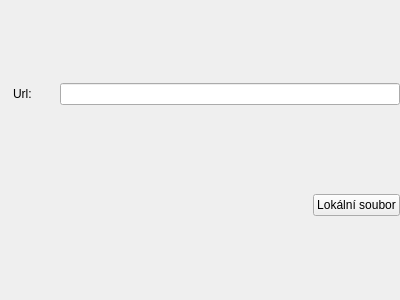
<?xml version="1.0" encoding="UTF-8"?>
<ui version="4.0">
 <class>PresentationPropertiesWidget_Web</class>
 <widget class="QWidget" name="PresentationPropertiesWidget_Web">
  <property name="geometry">
   <rect>
    <x>0</x>
    <y>0</y>
    <width>400</width>
    <height>300</height>
   </rect>
  </property>
  <property name="windowTitle">
   <string>Form</string>
  </property>
  <layout class="QGridLayout" name="gridLayout">
   <property name="leftMargin">
    <number>0</number>
   </property>
   <property name="topMargin">
    <number>0</number>
   </property>
   <property name="rightMargin">
    <number>0</number>
   </property>
   <property name="bottomMargin">
    <number>0</number>
   </property>
   <item row="0" column="2">
    <spacer name="horizontalSpacer">
     <property name="orientation">
      <enum>Qt::Horizontal</enum>
     </property>
     <property name="sizeType">
      <enum>QSizePolicy::Fixed</enum>
     </property>
     <property name="sizeHint" stdset="0">
      <size>
       <width>16</width>
       <height>20</height>
      </size>
     </property>
    </spacer>
   </item>
   <item row="0" column="1">
    <widget class="QLabel" name="label_7">
     <property name="text">
      <string>Url:</string>
     </property>
    </widget>
   </item>
   <item row="0" column="0">
    <widget class="QLabel" name="label_5">
     <property name="pixmap">
      <pixmap resource="../../../res/resources.qrc">:/icons/16/Internet Explorer_16px.png</pixmap>
     </property>
    </widget>
   </item>
   <item row="0" column="3">
    <widget class="QLineEdit" name="lnUrl"/>
   </item>
   <item row="1" column="0" colspan="4">
    <layout class="QHBoxLayout" name="horizontalLayout">
     <item>
      <spacer name="horizontalSpacer_2">
       <property name="orientation">
        <enum>Qt::Horizontal</enum>
       </property>
       <property name="sizeHint" stdset="0">
        <size>
         <width>40</width>
         <height>20</height>
        </size>
       </property>
      </spacer>
     </item>
     <item>
      <widget class="QPushButton" name="btnLocalFile">
       <property name="text">
        <string>Lokální soubor</string>
       </property>
       <property name="icon">
        <iconset resource="../../../res/resources.qrc">
         <normaloff>:/icons/16/Open_16px.png</normaloff>:/icons/16/Open_16px.png</iconset>
       </property>
      </widget>
     </item>
    </layout>
   </item>
  </layout>
 </widget>
 <resources>
  <include location="../../../res/resources.qrc"/>
 </resources>
 <connections/>
</ui>
